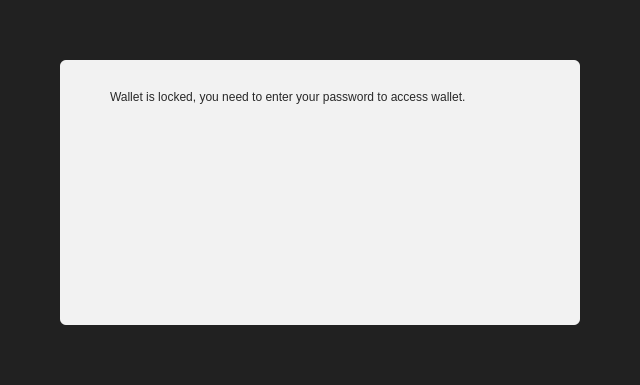
<?xml version="1.0" encoding="UTF-8"?>
<ui version="4.0">
 <class>LoginOverlay</class>
 <widget class="LoginOverlay" name="LoginOverlay">
  <property name="geometry">
   <rect>
    <x>0</x>
    <y>0</y>
    <width>640</width>
    <height>385</height>
   </rect>
  </property>
  <property name="windowTitle">
   <string>Form</string>
  </property>
  <layout class="QVBoxLayout" name="verticalLayout" stretch="0">
   <property name="sizeConstraint">
    <enum>QLayout::SetDefaultConstraint</enum>
   </property>
   <property name="leftMargin">
    <number>0</number>
   </property>
   <property name="topMargin">
    <number>0</number>
   </property>
   <property name="rightMargin">
    <number>0</number>
   </property>
   <property name="bottomMargin">
    <number>0</number>
   </property>
   <item>
    <widget class="QWidget" name="bgWidget" native="true">
     <property name="styleSheet">
      <string notr="true">#bgWidget { background: rgba(0,0,0,220); }</string>
     </property>
     <layout class="QVBoxLayout" name="verticalLayoutMain" stretch="1">
      <property name="leftMargin">
       <number>60</number>
      </property>
      <property name="topMargin">
       <number>60</number>
      </property>
      <property name="rightMargin">
       <number>60</number>
      </property>
      <property name="bottomMargin">
       <number>60</number>
      </property>
      <item>
       <widget class="QWidget" name="contentWidget" native="true">
        <property name="styleSheet">
         <string notr="true">#contentWidget { background: rgba(255,255,255,240); border-radius: 6px; }

QLabel { color: rgb(40,40,40);  }</string>
        </property>
        <layout class="QVBoxLayout" name="verticalLayoutSub" stretch="1,0,0,0">
         <property name="spacing">
          <number>0</number>
         </property>
         <property name="leftMargin">
          <number>10</number>
         </property>
         <property name="topMargin">
          <number>10</number>
         </property>
         <property name="rightMargin">
          <number>10</number>
         </property>
         <property name="bottomMargin">
          <number>10</number>
         </property>
         <item>
          <layout class="QHBoxLayout" name="horizontalLayoutIconText" stretch="0,1">
           <property name="topMargin">
            <number>20</number>
           </property>
           <item>
            <layout class="QVBoxLayout" name="verticalLayoutIcon">
             <property name="leftMargin">
              <number>0</number>
             </property>
             <item>
              <widget class="QPushButton" name="warningIcon">
               <property name="enabled">
                <bool>false</bool>
               </property>
               <property name="text">
                <string/>
               </property>
               <property name="icon">
                <iconset>
                 <normaloff>:/icons/warning</normaloff>
                 <disabledoff>:/icons/warning</disabledoff>:/icons/warning</iconset>
               </property>
               <property name="iconSize">
                <size>
                 <width>48</width>
                 <height>48</height>
                </size>
               </property>
               <property name="flat">
                <bool>true</bool>
               </property>
              </widget>
             </item>
             <item>
              <spacer name="verticalSpacerWarningIcon">
               <property name="orientation">
                <enum>Qt::Vertical</enum>
               </property>
               <property name="sizeHint" stdset="0">
                <size>
                 <width>20</width>
                 <height>40</height>
                </size>
               </property>
              </spacer>
             </item>
            </layout>
           </item>
           <item>
            <layout class="QVBoxLayout" name="verticalLayoutInfoText">
             <property name="leftMargin">
              <number>0</number>
             </property>
             <property name="topMargin">
              <number>0</number>
             </property>
             <item>
              <widget class="QLabel" name="infoText">
               <property name="text">
                <string>Wallet is locked, you need to enter your password to access wallet.</string>
               </property>
               <property name="textFormat">
                <enum>Qt::RichText</enum>
               </property>
               <property name="wordWrap">
                <bool>true</bool>
               </property>
              </widget>
             </item>
             <item>
              <spacer name="verticalSpacerInTextSpace">
               <property name="orientation">
                <enum>Qt::Vertical</enum>
               </property>
               <property name="sizeHint" stdset="0">
                <size>
                 <width>20</width>
                 <height>40</height>
                </size>
               </property>
              </spacer>
             </item>
            </layout>
           </item>
          </layout>
         </item>
         <item>
          <spacer name="verticalSpacerAfterText">
           <property name="orientation">
            <enum>Qt::Vertical</enum>
           </property>
           <property name="sizeHint" stdset="0">
            <size>
             <width>20</width>
             <height>40</height>
            </size>
           </property>
          </spacer>
         </item>
         <item>
          <layout class="QHBoxLayout" name="horizontalLayoutButtons">
           <property name="leftMargin">
            <number>10</number>
           </property>
           <property name="topMargin">
            <number>10</number>
           </property>
           <item>
            <spacer name="horizontalSpacer">
             <property name="orientation">
              <enum>Qt::Horizontal</enum>
             </property>
             <property name="sizeHint" stdset="0">
              <size>
               <width>40</width>
               <height>20</height>
              </size>
             </property>
            </spacer>
           </item>
          </layout>
         </item>
        </layout>
       </widget>
      </item>
     </layout>
    </widget>
   </item>
  </layout>
 </widget>
 <customwidgets>
  <customwidget>
   <class>LoginOverlay</class>
   <extends>QWidget</extends>
   <header>qt/loginoverlay.h</header>
   <container>1</container>
  </customwidget>
 </customwidgets>
 <resources/>
 <connections/>
</ui>
